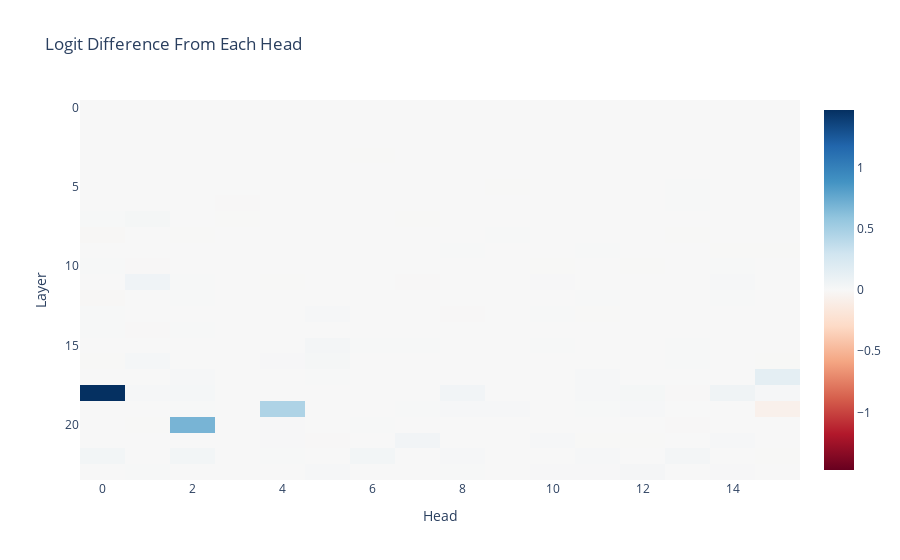

This figure's notebook cell:
### Markdown cell above
### Head Attribution

### Code cell
per_head_residual, labels = clean_cache.stack_head_results(layer=-1, pos_slice=-1, return_labels=True)
per_head_logit_diffs = residual_stack_to_logit_diff(per_head_residual, logit_diff_directions, prompts, clean_cache)
per_head_logit_diffs = einops.rearrange(per_head_logit_diffs, "(layer head_index) -> layer head_index", layer=model.cfg.n_layers, head_index=model.cfg.n_heads)
imshow(per_head_logit_diffs, xaxis="Head", yaxis="Layer", title="Logit Difference From Each Head")

### Figure 1 — Plotly figure (JSON) as saved in the notebook; plotly's stock layout.template omitted (floating-point values rounded to 4 significant figures; data arrays with more than 128 entries replaced by an {"elided": "..."} marker saying what was removed)
{"data": [{"coloraxis": "coloraxis", "hovertemplate": "x: %{x}<br>y: %{y}<br>color: %{z}<extra></extra>", "name": "0", "type": "heatmap", "xaxis": "x", "yaxis": "y", "z": {"elided": "24x16 float values"}}], "layout": {"coloraxis": {"cmid": 0, "colorscale": [[0, "rgb(103,0,31)"], [0.1, "rgb(178,24,43)"], [0.2, "rgb(214,96,77)"], [0.3, "rgb(244,165,130)"], [0.4, "rgb(253,219,199)"], [0.5, "rgb(247,247,247)"], [0.6, "rgb(209,229,240)"], [0.7, "rgb(146,197,222)"], [0.8, "rgb(67,147,195)"], [0.9, "rgb(33,102,172)"], [1, "rgb(5,48,97)"]]}, "title": {"text": "Logit Difference From Each Head"}, "xaxis": {"anchor": "y", "domain": [0, 1], "title": {"text": "Head"}}, "yaxis": {"anchor": "x", "autorange": "reversed", "domain": [0, 1], "title": {"text": "Layer"}}}}
